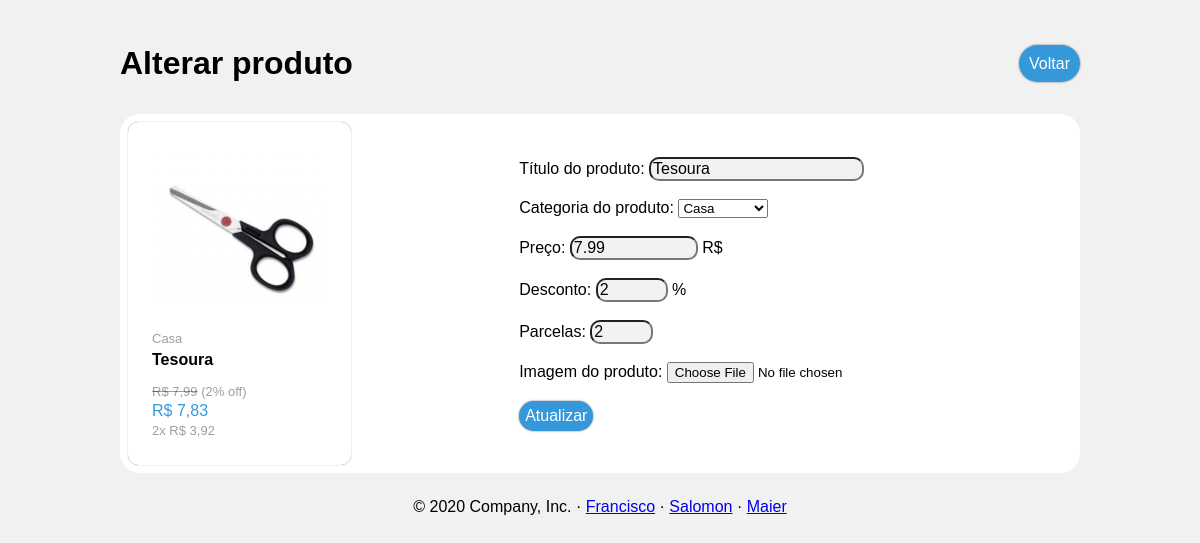
/alterar/?id=63, run on the app's committed database.
### tables this page shows
CREATE TABLE IF NOT EXISTS `produto` (
  `id` int(11) NOT NULL AUTO_INCREMENT,
  `titulo` varchar(50) NOT NULL,
  `categoria` varchar(50) NOT NULL,
  `preco` float NOT NULL DEFAULT 0,
  `preco_formatado` varchar(50) DEFAULT NULL,
  `desconto` int(11) NOT NULL DEFAULT 0,
  `parcela` float NOT NULL,
  `preco_desconto` varchar(50) DEFAULT NULL,
  `preco_parcelado` varchar(50) DEFAULT NULL,
  `imagem` varchar(50) NOT NULL DEFAULT '',
  PRIMARY KEY (`id`)
);

CREATE TABLE IF NOT EXISTS `categorias` (
  `id` int(11) NOT NULL AUTO_INCREMENT,
  `categoria` varchar(50) NOT NULL DEFAULT '',
  PRIMARY KEY (`id`)
);

### core/Controller.php (called while the page is built, shortened)
<?php
class Controller {
	public function loadTemplate($viewName, $viewData = array()) {
		include 'views/template.php';
	}
	public function loadViewInTemplate($viewName, $viewData) {
		extract($viewData);
		include 'views/'.$viewName.'.php';
	}
}

### controllers/alterarController.php (called while the page is built, shortened)
<?php
    class alterarController extends Controller {
        public function index() {
            $id = $_GET["id"];
            $dados = array();
            $produto = new Produtos();
            $categoria = new Categorias();
            $dados["produtos"] = $produto->getProduto($id);
            $dados["categorias"] = $categoria->getAllCategorias();
            $this->loadTemplate('alterar', $dados);
        }
    }
?>

### core/Core.php (called while the page is built, shortened)
<?php
class Core {
	public function run() {
        $url = '/'.(isset($_GET['q'])?$_GET['q']:'');
		$parametros = array();
		if(!empty($url) && $url != '/') {
			$url = explode('/', $url);
			array_shift($url);
			array_shift($url);
			if(isset($url[0]) && $url[0] != '/') {
				$atualAcao = $url[0];
			} else {
				$atualAcao = 'index';
			}
		} else {
			$atualController = 'homeController';
			$atualAcao = 'index';
		}
		$c = new $atualController();
		if(!method_exists($c, $atualAcao)) {
			$atualAcao = 'index';
		}
		call_user_func_array(array($c, $atualAcao), $parametros);
	}
}

### index.php (called while the page is built, shortened)
<?php
$core = new Core();
$core->run();
?>

### core/Model.php (called while the page is built, shortened)
<?php
class Model {
	public function __construct() {
		global $db;
		$this->db = $db;
	}
}
?>

### models/Produtos.php (called while the page is built, shortened)
<?php
    class Produtos extends Model {
        public function getProduto($id) {
            $sql = "SELECT * FROM produto WHERE id=:id";
            $sql = $this->db->prepare($sql);
		    $sql->bindValue(":id", $id);
            $sql->execute();
            if($sql->rowCount() > 0) {
                $data = $sql->fetchAll();
                return $data;
            } else {
                return '';
            }
        }
    }
?>

### models/Categorias.php (called while the page is built, shortened)
<?php
    class Categorias extends Model {
        public function getAllCategorias() {
            $sql = "SELECT categoria FROM categorias";
            $sql = $this->db->query($sql);
            if($sql->rowCount() > 0) {
                $data = $sql->fetchAll();
                return $data;
            } else {
                return '';
            }
        }
    }
?>

### views/alterar.php (the view, shortened to what this page needs)
<header>
	<div class="titulo">
        <p>Alterar produto</p>
    </div>
    <div class="adicionar">
		<a href="<?php echo BASE_URL;?>">Voltar</a>
	</div>
</header>
<body>
    <section class="section_alterar">
        <?php
            foreach($produtos as $produto):
        ?>
        <div class="parte_preco">
            <div class="produto">
                <div class="imagem">
                        <img src="<?php echo BASE_URL; ?>assets/images/<?php echo $produto['imagem'] ?>" alt="">
                    </div>
                    <div class="categoria">
                        <?php
                            echo $categorias[$produto['categoria']]['categoria'];;
                        ?>
                    </div>
                <div class="titulo_produto"><?php echo $produto['titulo'] ?></div>
                <div class="precos">
                    <div class="preco_antigo"> <span class="span_preco">R$ <?php echo $produto['preco_formatado']?></span> (<?php  echo $produto['desconto'] ?>% off)</div>
                    <div class="preco_atual">R$ <?php echo $produto['preco_desconto'] ?></div>
                    <div class="preco_vezes"><?php echo $produto['parcela']?>x R$ <?php echo $produto['preco_parcelado'] ?></div>
                </div>
            </div>
        </div>
        <?php
        endforeach;
        ?>
        <div class="parte_formulario">
            <div class="formulario">
                <form action="<?php echo BASE_URL;?>alterar/up/?id=<?php echo $produto["id"]?>" method="post" enctype="multipart/form-data">
                    Título do produto: <input required type="text" value="<?php echo $produto["titulo"]?>" name="titulo" id="titulo"> <br><br>
                    Categoria do produto: <select  required name="categoria">
                        <?php foreach($categorias as $indice=>$categoria):?>
                            <option <?php echo ($produto["categoria"]==$indice?'selected="selected"':'') ?> value="<?php echo $indice ?>" name="<?php echo $indice ?>"><?php echo $categoria[0] ?></option>
                        <?php endforeach ?>
                    </select> <br><br>
                    Preço: <input  required type="number" step="0.01" value="<?php echo $produto['preco'] ?>" min="0" max="100000" name="preco" id="preco"> R$<br><br>
                    Desconto: <input required type="number" value="<?php echo $produto['desconto'] ?>" name="desconto" min='0' max='100' id="desconto"> %<br><br>
                    Parcelas: <input type="number" name="parcela" value="<?php echo $produto['parcela'] ?>" min='0' max='10' id="parcela"> <br><br>
                    Imagem do produto: <input type="file" name="img" value=""> <br><br>
                    <input type="submit" value="Atualizar" id="botao">
                </form>
            </div>
        </div>
    </section>
</body>

### assets/css/style.css (style rules this page uses)
body { margin: 0px; background-color: rgb(241, 241, 241); font-family: Arial, Helvetica, sans-serif; }
header { display: flex; justify-content: space-between; max-width: 960px; margin: auto; }
section { max-width: 960px; margin: auto; }
input { cursor:pointer; }
.section_alterar { border-radius: 20px; display: flex; background-color: white; }
section .parte_formulario { margin: auto; }
section .produto { padding: 24px; margin: 8px; width: 175px; background-color: white; border-radius: 10px; box-shadow: 0 0 1px #666; }
section .imagem { width: 175px; height: 175px; margin: auto; }
section .produto img { width: 100%; height: 100%; }
section .produto .categoria { color: rgba(0,0,0,0.38); font-size: 13px; margin-top: 10px; }
section .produto .precos { margin-top: 15px; }
section .produto .precos .preco_antigo { color: rgba(0,0,0,0.38); font-size: 13px; }
section .produto .precos .preco_atual { color: #3498db; }
section .produto .precos .preco_vezes { color: rgba(0,0,0,0.38); font-size: 13px; }
section .produto .titulo_produto { font-weight: bold; margin-top: 5px; }
.precos div { margin-bottom: 3px; }
.produto .precos .preco_antigo .span_preco { text-decoration:line-through; }
.titulo { max-width: 960px; }
.titulo p { font-size: 32px; font-weight: bold; }
.adicionar { margin: auto 0px; justify-content: flex-end; }
.adicionar a { color: white; text-decoration: none; background-color: #3498db; padding: 10px; border-radius: 20px; box-shadow: 0 0 2px #666; }
section .formulario { padding: 10px; background-color: white; }
section .formulario #titulo, section .formulario #preco, section .formulario #desconto, section .formulario #parcela, section .formulario #botao { background-color:#d3d3d34d; border-radius: 10px; font-size: 16px; }
section .formulario #botao { padding: 6px; border-radius: 20px; background-color: #3498db; box-shadow: 0 0 2px #666; color: white; border-width: 0px; }

### data on the page
produto: imagem (picture), categoria.categoria "Casa", titulo "Tesoura", preco_formatado "7,99", desconto "2", preco_desconto "7,83", parcela "2", preco_parcelado "3,92", categoria "Casa", preco "7.99"
